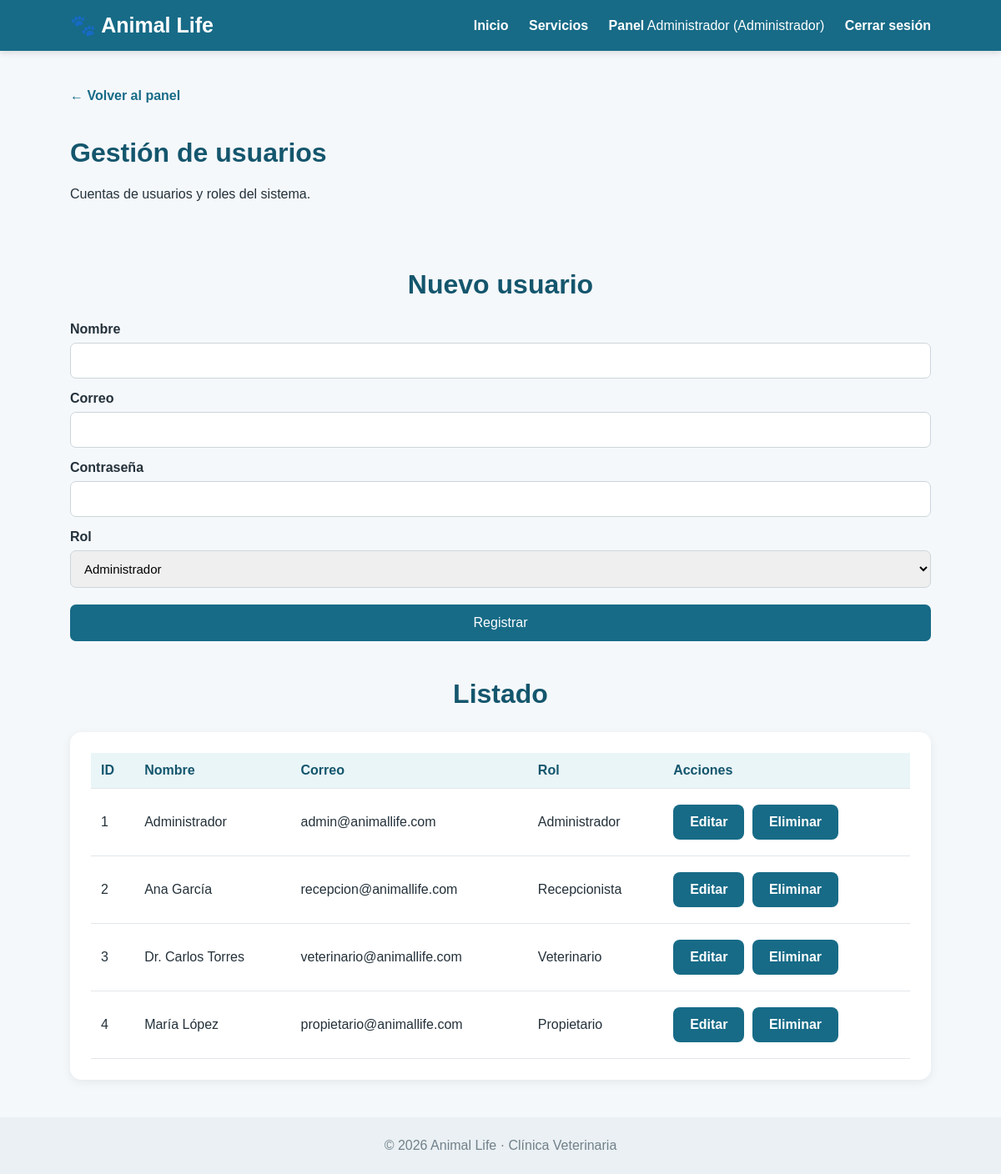
/usuarios.php (signed in), run on the app's committed database.
### tables this page shows
CREATE TABLE usuarios (
  id_usuario INT AUTO_INCREMENT PRIMARY KEY,
  nombre VARCHAR(100) NOT NULL,
  correo VARCHAR(100) UNIQUE NOT NULL,
  contrasena VARCHAR(255) NOT NULL,
  id_rol INT NOT NULL,
  estado TINYINT(1) DEFAULT 1,
  FOREIGN KEY (id_rol) REFERENCES roles(id_rol)
);

CREATE TABLE roles (
  id_rol INT AUTO_INCREMENT PRIMARY KEY,
  nombre VARCHAR(50) NOT NULL UNIQUE
);

### includes/data.php (called while the page is built, shortened)
<?php
function q_all($pdo, $sql, $params = []) {
    $st = $pdo->prepare($sql); $st->execute($params); return $st->fetchAll();
}

### usuarios.php (the view, shortened to what this page needs)
<?php
require_once 'includes/data.php';
$action = $_POST['action'] ?? $_GET['action'] ?? '';
$edit  = ($action === 'edit') ? q_one($pdo, "SELECT * FROM usuarios WHERE id_usuario=?", [(int)$_GET['id']]) : null;
$roles = q_all($pdo, "SELECT * FROM roles ORDER BY id_rol");
$lista = q_all($pdo, "SELECT u.*, r.nombre AS rol FROM usuarios u JOIN roles r ON u.id_rol=r.id_rol ORDER BY u.id_usuario");
require 'includes/header.php';
?>
<div class="page-title"><a class="back" href="dashboard.php">← Volver al panel</a><h1>Gestión de usuarios</h1><p>Cuentas de usuarios y roles del sistema.</p></div>
<section class="section">
  <h2><?= $edit ? 'Editar usuario' : 'Nuevo usuario' ?></h2>
  <form class="form" method="post" action="usuarios.php">
    <label>Nombre</label><input name="nombre" required value="<?= htmlspecialchars($edit['nombre'] ?? '') ?>">
    <label>Correo</label><input type="email" name="correo" required value="<?= htmlspecialchars($edit['correo'] ?? '') ?>">
    <label>Contraseña <?= $edit ? '(dejar vacío para no cambiar)' : '' ?></label>
    <input type="password" name="contrasena" <?= $edit ? '' : 'required' ?>>
    <label>Rol</label>
    <select name="id_rol" required>
      <?php foreach ($roles as $r): ?>
        <option value="<?= $r['id_rol'] ?>" <?= (($edit['id_rol'] ?? 0)==$r['id_rol'])?'selected':'' ?>><?= $r['nombre'] ?></option>
      <?php endforeach; ?>
    </select>
    <button type="submit"><?= $edit ? 'Actualizar' : 'Registrar' ?></button>
  </form>
</section>
<section class="section">
  <h2>Listado</h2>
  <div class="table-box"><table>
    <tr><th>ID</th><th>Nombre</th><th>Correo</th><th>Rol</th><th>Acciones</th></tr>
    <?php foreach ($lista as $u): ?>
      <tr>
        <td><?= $u['id_usuario'] ?></td>
        <td><?= htmlspecialchars($u['nombre']) ?></td>
        <td><?= htmlspecialchars($u['correo']) ?></td>
        <td><?= htmlspecialchars($u['rol']) ?></td>
        <td>
          <a class="btn small" href="usuarios.php?action=edit&id=<?= $u['id_usuario'] ?>">Editar</a>
          <a class="btn small danger" href="usuarios.php?action=delete&id=<?= $u['id_usuario'] ?>" onclick="return confirm('¿Eliminar?')">Eliminar</a>
        </td>
      </tr>
    <?php endforeach; ?>
  </table></div>
</section>
<?php require 'includes/footer.php'; ?>

### includes/header.php (shortened to what this page needs)
<?php
require_once __DIR__ . '/data.php';
$rol_actual = $_SESSION['rol'] ?? null;
?>
<!DOCTYPE html>
<html lang="es">
<head>
<link rel="stylesheet" href="css/estilos.css">
</head>
<body>
<header class="topbar">
  <div class="logo">🐾 Animal Life</div>
  <nav>
    <a href="index.php">Inicio</a>
    <a href="servicios.php">Servicios</a>
     <?php if ($rol_actual): ?>
      <a href="dashboard.php">Panel</a>
      <span class="user"><?= htmlspecialchars($_SESSION['nombre']) ?> (<?= htmlspecialchars($rol_actual) ?>)</span>
      <a href="logout.php">Cerrar sesión</a>
    <?php else: ?>
      <a href="login.php">Iniciar sesión</a>
    <?php endif; ?>
  </nav>
</header>
<main class="container">

### includes/footer.php
</main>
<footer>© 2026 Animal Life · Clínica Veterinaria</footer>
</body>
</html>

### css/estilos.css (style rules this page uses)
* { box-sizing: border-box; }
body { margin: 0; font-family: Arial, Helvetica, sans-serif; background: #f5f8fb; color: #24313a; }
main { min-height: calc(100vh - 130px); }
.topbar { background: #176b87; color: #fff; padding: 16px 7%; display: flex; justify-content: space-between; align-items: center; gap: 20px; flex-wrap: wrap; box-shadow: 0 2px 8px #0002; }
.logo { font-size: 25px; font-weight: 700; }
.topbar nav a { color: #fff; text-decoration: none; margin-left: 20px; font-weight: 600; }
.btn { display: inline-block; background: #176b87; color: #fff; padding: 12px 20px; border-radius: 8px; text-decoration: none; margin: 7px 5px 7px 0; font-weight: 600; }
.section { width: 86%; max-width: 1100px; margin: 45px auto; }
.section h2 { text-align: center; color: #14566d; font-size: 32px; }
.form label { display: block; font-weight: bold; margin: 15px 0 7px; }
.form input, .form select, .form textarea { width: 100%; padding: 12px; border: 1px solid #ccd5da; border-radius: 7px; font-size: 15px; }
.form button { width: 100%; border: 0; background: #176b87; color: #fff; padding: 13px; border-radius: 7px; font-size: 16px; margin-top: 20px; cursor: pointer; }
.table-box { background: #fff; padding: 25px; border-radius: 14px; box-shadow: 0 3px 12px #0001; overflow: auto; }
table { width: 100%; border-collapse: collapse; }
th, td { padding: 12px; border-bottom: 1px solid #e2e7ea; text-align: left; }
th { background: #eaf5f8; color: #14566d; }
.back { margin-bottom: 20px; display: inline-block; color: #176b87; text-decoration: none; font-weight: bold; }
.page-title { padding: 45px 7% 20px; }
.page-title h1 { color: #14566d; }
footer { text-align: center; padding: 25px; color: #71808a; background: #eaf0f3; }

### data on the page
usuarios: id_usuario "1", nombre "Administrador", correo "admin@animallife.com", id_rol.nombre "Administrador"
usuarios: id_usuario "2", nombre "Ana García", correo "recepcion@animallife.com", id_rol.nombre "Recepcionista"
usuarios: id_usuario "3", nombre "Dr. Carlos Torres", correo "veterinario@animallife.com", id_rol.nombre "Veterinario"
usuarios: id_usuario "4", nombre "María López", correo "propietario@animallife.com", id_rol.nombre "Propietario"

### other printed values
$_SESSION['nombre'] "Administrador"
$rol_actual "Administrador"
form field id_rol "Administrador"
